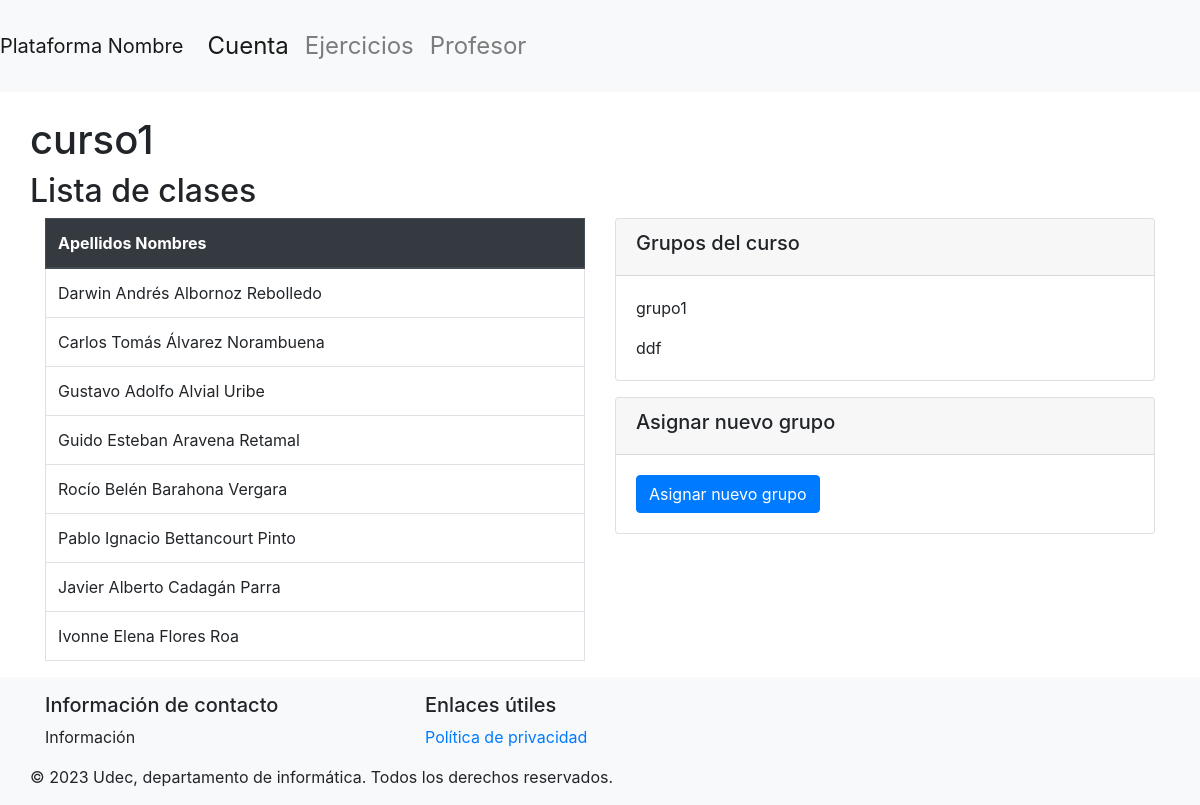
The app's page /dashDocente/1/detalleCurso/1 (signed in) with its own data.
### basedatos/modelos.py (models this page shows, shortened)
class Curso(db.Model):
    id = db.Column(db.Integer, primary_key=True)
    nombre = db.Column(db.String(100), nullable=False, unique=True)
    activa = db.Column(db.Boolean(), nullable=False, default=True)
    estudiantes = db.relationship('Estudiante', secondary=inscripciones, back_populates='cursos')
    grupos = db.relationship('Grupo', order_by=Grupo.id, back_populates='curso')

class Estudiante(db.Model):
    id = db.Column(db.Integer, primary_key=True)
    matricula = db.Column(db.String(50), nullable=False)
    nombres = db.Column(db.String(200), nullable=False)
    apellidos = db.Column(db.String(200), nullable=False)
    correo = db.Column(db.String(50), nullable=True, unique=True)
    password = db.Column(db.String(150), nullable=False)
    carrera = db.Column(db.String(100), nullable=False)
    cursos = db.relationship('Curso', secondary=inscripciones, back_populates='estudiantes')
    grupos = db.relationship('Grupo', secondary=estudiantes_grupos, back_populates='estudiantes')
    ejercicios_asignados = db.relationship('Ejercicio_asignado', back_populates='estudiante')

class Grupo(db.Model):
    id = db.Column(db.Integer, primary_key=True)
    nombre = db.Column(db.String(50), nullable=False, unique=True)
    curso = db.relationship('Curso', back_populates='grupos')
    estudiantes = db.relationship('Estudiante', secondary=estudiantes_grupos, back_populates='grupos')
    id_curso = db.Column(db.Integer, db.ForeignKey('curso.id'))

### main.py (the view)
@app.route('/dashDocente/<int:supervisor_id>/detalleCurso/<int:curso_id>', methods=['GET','POST'])
@login_required
def detallesCurso(supervisor_id, curso_id):
    curso_actual=Curso.query.get(curso_id)
    grupos=Grupo.query.filter_by(id_curso=curso_id).all()
    estudiantes_curso = Estudiante.query.filter(Estudiante.cursos.any(id=curso_id)).all()
    return(render_template('detallesCurso.html', supervisor_id=supervisor_id, curso=curso_actual, grupos=grupos, estudiantes_curso=estudiantes_curso))

### basedatos/modelos.py (called while the page is built)
    @property
    def is_authenticated(self):
        return True

### main.py (called while the page is built)
@login_manager.user_loader
def load_user(user_id):
    if user_id.startswith("e"):
        user = db.session.get(Estudiante, int(user_id[1:]))
    elif user_id.startswith("s"):
        user = db.session.get(Supervisor, int(user_id[1:]))
    else:
        return None
    return user

### templates/detallesCurso.html (shortened to what this page needs)
{% extends 'layout.html' %}
{% block content %}
<div class="row">
        <h1>{{ curso.nombre }}</h1>
</div>
<div class="row">
    <h2>Lista de clases</h2>
</div>
<div class="row">
    <div class="col-md-6">
        <table class="table table-bordered">
            <thead class="thead-dark">
                <tr>
                    <th>Apellidos Nombres</th>
                </tr>
            </thead>
            <tbody>
                {% for estudiante in estudiantes_curso %}
                    <tr>
                        <td>{{ estudiante.nombres }} {{ estudiante.apellidos }}</td>
                    </tr>
                {% endfor %}
            </tbody>
        </table>
    </div>
    <div class="col-md-6">
        <div class="card mb-3">
            <div class="card-header">
                <h5>Grupos del curso</h5>
            </div>
            <div class="card-body">
                {% for grupo in grupos %}
                <p class="card-text">{{ grupo.nombre }}</p>
                {% endfor %}
            </div>
        </div>
        <div class="card">
            <div class="card-header">
                <h5>Asignar nuevo grupo</h5>
            </div>
            <div class="card-body">
                <a href="{{ url_for('asignarGrupos', supervisor_id=supervisor_id, curso_id=curso.id) }}" class="btn btn-primary">Asignar nuevo grupo</a>
            </div>
        </div>
    </div>
</div>
{% endblock %}

### templates/layout.html (shortened to what this page needs)
<!doctype html>
<html lang="es">
  <head>
    <link href="{{ url_for('static', filename='css/bootstrap.min.css') }}" rel="stylesheet">
    <link href="{{ url_for('static', filename='css/layout.css') }}" rel="stylesheet">
  </head>
  <body>
    <nav class="navbar navbar-expand-lg navbar-light bg-light">
      <a class="navbar-brand" href="#">Plataforma Nombre</a>
      <div class="collapse navbar-collapse" id="navbarNav">
        <ul class="navbar-nav">
          <li class="nav-item active">
            <a class="nav-link" href="#">Cuenta<span class="sr-only">(current)</span></a>
          </li>
          <li class="nav-item">
            <a class="nav-link" href="#">Ejercicios</a>
          </li>
          <li class="nav-item">
            <a class="nav-link" href="#">Profesor</a>
        </ul>
      </div>
    </nav>
    <main class="container mt-4">
      {% block content %}{% endblock %}
    </main>
    <footer class="footer mt-auto py-3 bg-light">
      <div class="container">
          <div class="row">
              <div class="col-md-4">
                  <h5>Información de contacto</h5>
                  <p>Información
                  </p>
              </div>
              <div class="col-md-4">
                  <h5>Enlaces útiles</h5>
                  <ul class="list-unstyled">
                      <li><a href="#">Política de privacidad</a></li>
                  </ul>
              </div>
              <div class="col-md-4">
          </div>
          <div class="row">
              <div class="col-12 text-center">
                  <p class="mb-0">&copy; 2023 Udec, departamento de informática. Todos los derechos reservados.</p>
              </div>
          </div>
      </div>
    </footer>
  </body>
</html>

### static/css/layout.css (style rules this page uses)
.navbar { transition: 0.5s; font-size: 1.5em; padding: 20px 0; }

### records on screen
Curso: nombre "curso1"
Estudiante: nombres "Darwin Andrés", apellidos "Albornoz Rebolledo"
Estudiante: nombres "Carlos Tomás", apellidos "Álvarez Norambuena"
Estudiante: nombres "Gustavo Adolfo", apellidos "Alvial Uribe"
Estudiante: nombres "Guido Esteban", apellidos "Aravena Retamal"
Estudiante: nombres "Rocío Belén", apellidos "Barahona Vergara"
Estudiante: nombres "Pablo Ignacio", apellidos "Bettancourt Pinto"
Estudiante: nombres "Javier Alberto", apellidos "Cadagán Parra"
Estudiante: nombres "Ivonne Elena", apellidos "Flores Roa"
Grupo: nombre "grupo1"
Grupo: nombre "ddf"
